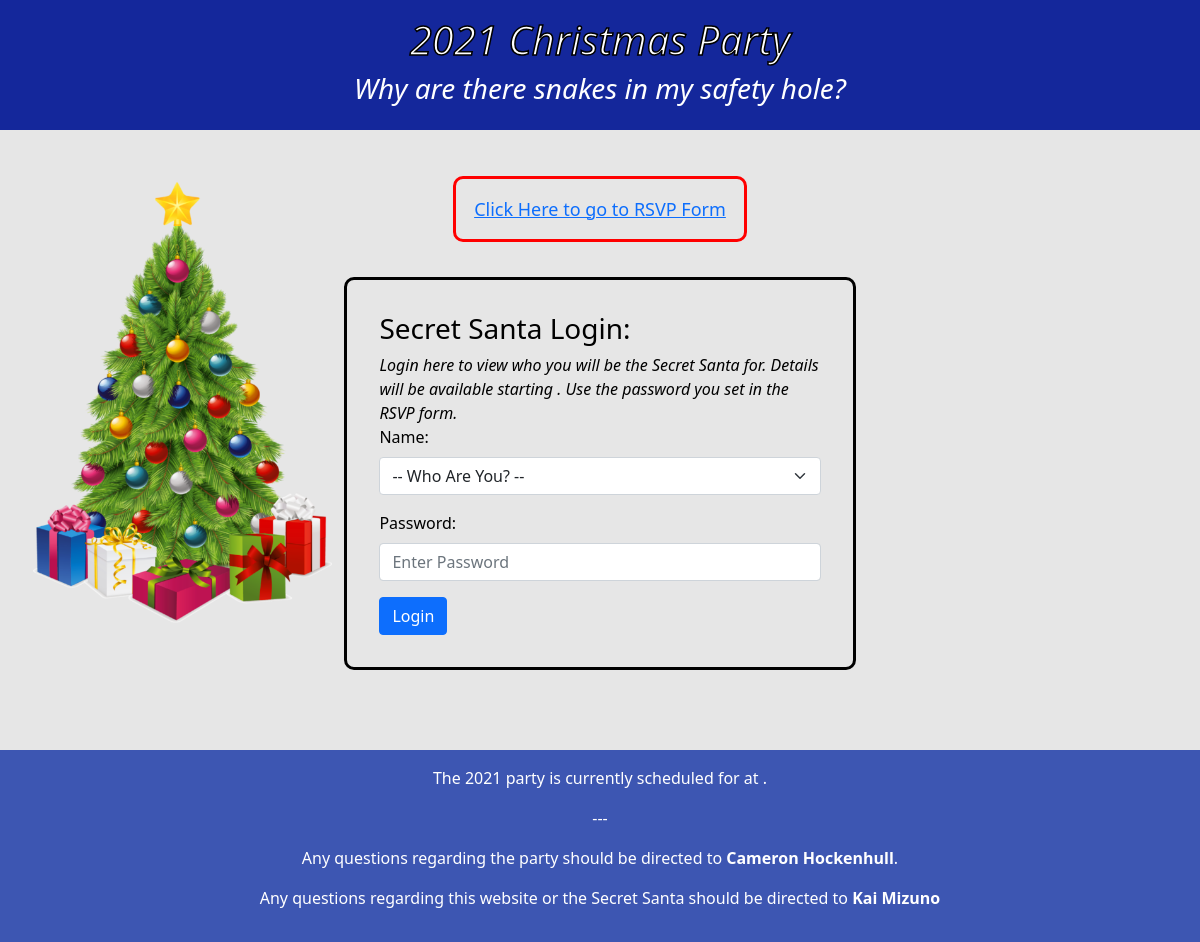
/, run on an earlier commit of the app's database.
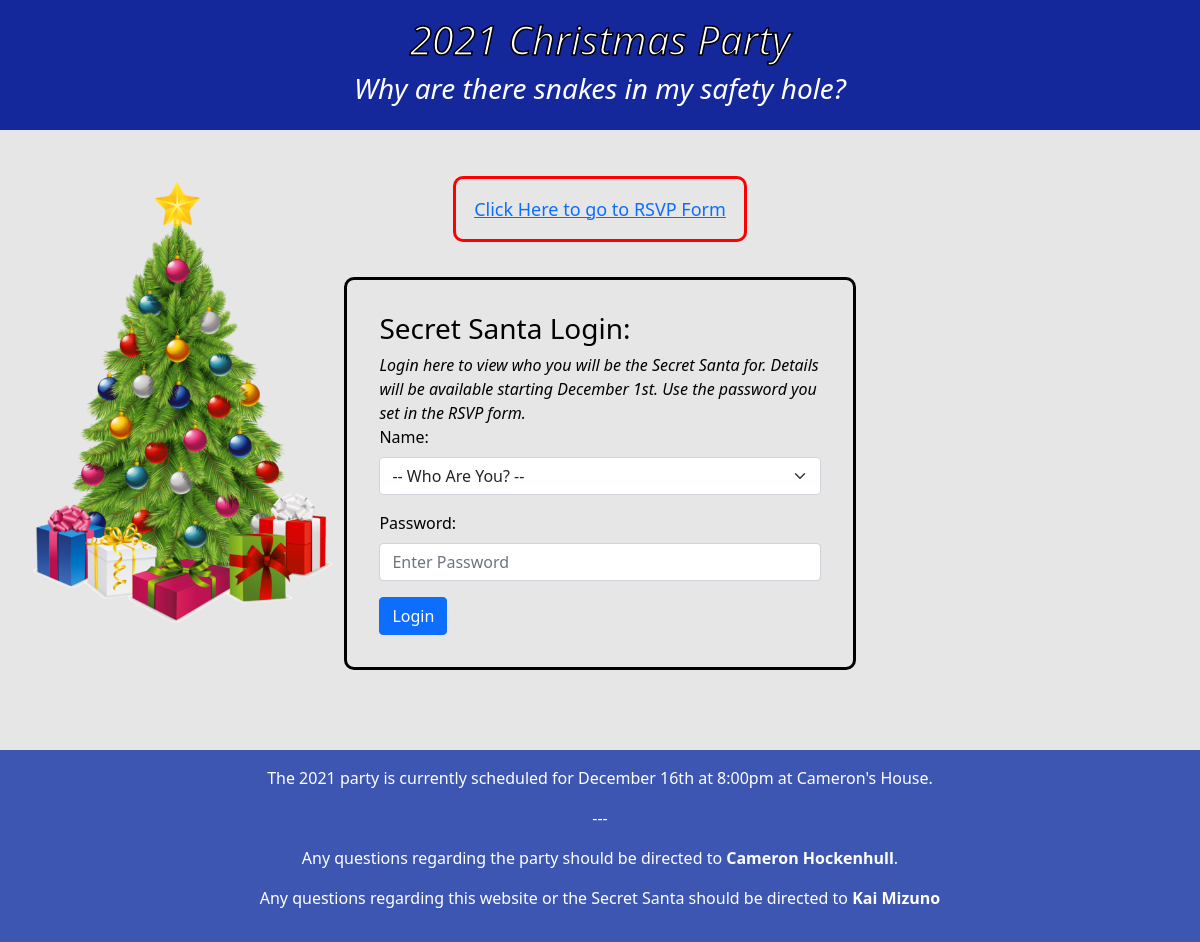
And on a later commit of the database.
### tables this page shows
CREATE TABLE party (
    year int NOT NULL,
    rsvp_deadline varchar(255),
    party_date varchar(255),
    party_location varchar(255) DEFAULT "Cameron's House",
    targets_assigned TINYINT DEFAULT 0,
    PRIMARY KEY (year)
);

### database/database.php (called while the page is built, shortened)
<?php
function getCurrentParty($conn) {
    $year = date("Y");
    $query = "SELECT * FROM party WHERE year=?";
    $stmt = $conn->prepare($query);
    $stmt->bind_param('i', $year);
    $stmt->execute();
    $result = $stmt->get_result();
    if ($result->num_rows > 0) {
        $row = $result->fetch_assoc();
        return $row;
    }
    else {
        return null;
    }
}
?>

### index.php (the view, shortened to what this page needs)
<!DOCTYPE html>
<html lang="en">
<head>
    <link href="https://cdn.jsdelivr.net/npm/bootstrap@5.1.3/dist/css/bootstrap.min.css" rel="stylesheet">
    <link rel="stylesheet" href="common.css">
    <link rel="stylesheet" href="index.css">
</head>
<body>
    <?php
        include 'database/database.php';
        $conn = getConnection();
        $partyRow = getCurrentParty($conn);
    ?>
    <?php include 'common_header.php';?>
    <main>
        <img src="images/tree.png" alt="tree" id="tree">
        <div id="rsvpSection">
            <a href="rsvp/invite.php" id="rsvpLink">Click Here to go to RSVP Form</a>
        </div>
        <div id="loginSection">
            <h3>Secret Santa Login:</h3>
            <div class="note">Login here to view who you will be the Secret Santa for. Details will be available starting <?php echo $partyRow['rsvp_deadline'] ?>. Use the password you set in the RSVP form.</div>
            <form action="check_login.php" method="POST">
            <div id="nameSelectRegion">
                <label for="nameSelect" class="form-label">Name:</label>
                <select class="form-select" id="nameSelect" name="person_id" required>
                        <option value="" disabled selected hidden>-- Who Are You? --</option>
                </select>
            </div>
            <div id="passwordRegion">
                <label for="password" class="form-label">Password:</label>
                <input type="password" class="form-control" id="password" name="password" placeholder="Enter Password">
            </div>
            <button class="btn btn-primary" type="submit">Login</button>
            </form>
        </div>
    </main>
    <?php include 'common_footer.php';?>
</body>
</html>

### common_header.php
<div id="headerTitle">
<h1><?php echo date("Y") ?> Christmas Party</h1>
<h3>Why are there snakes in my safety hole?</h3>
</div>

### common_footer.php
<footer>
    <p>The <?php echo date("Y") ?> party is currently scheduled for <?php echo $partyRow['party_date'] ?> at <?php echo $partyRow['party_location'] ?>.</p>
    <p>---</p>
    <p>Any questions regarding the party should be directed to <strong>Cameron Hockenhull</strong>.</p>
    <p>Any questions regarding this website or the Secret Santa should be directed to <strong>Kai Mizuno</strong></p>
</footer>

### common.css (style rules this page uses)
:root { --primary-color: #5C7AEA; --heading-color: #14279B; --font-color-dark: #000000; --font-color-light: #FFFFFF; --bg-color: #E6E6E6; --secondary-color: #3D56B2; }
body { margin: 0px; background-color: var(--bg-color); color: var(--font-color-dark); }
#headerTitle { text-align: center; background-color: var(--heading-color); color: var(--font-color-light); font-style: italic; margin: 0px; padding: 1em 3em 1em 3em; }
#headerTitle > h1 { -webkit-text-stroke-width: 1.5px; -webkit-text-stroke-color: black; }
footer { background-color: var(--secondary-color); color: var(--font-color-light); text-align: center; padding: 1em 3em 1em 3em; }
main { padding: 3em 2em 3em 2em; }
.note { font-style: italic; }

### index.css (style rules this page uses)
#tree { visibility: hidden; position: absolute; z-index: -1; width: 300px; }
#rsvpSection { text-align: center; margin-bottom: 2em; padding: 1em; border: red solid 3px; border-radius: 10px; font-size: large; }
form > div { margin-bottom: 1em; }
#loginSection { border: black solid 3px; border-radius: 10px; padding: 2em; background-color: var(--bg-color); }
@media only screen and (min-width: 400px) { #rsvpSection { border: none; } }
@media only screen and (min-width: 400px) { #rsvpLink { border: red solid 3px; background-color: var(--bg-color); border-radius: 10px; padding: 1em; } }
@media only screen and (min-width: 600px) { #loginSection { width: 60%; margin: auto; margin-bottom: 2em; } }
@media only screen and (min-width: 600px) { #tree { visibility: visible; } }
@media only screen and (min-width: 1000px) { #loginSection { width: 45%; margin: auto; margin-bottom: 2em; } }

What changed in the data, as far as the page shows it:
added party: rsvp_deadline "December 1st", party_date "December 16th at 8:00pm", party_location "Cameron's House"
